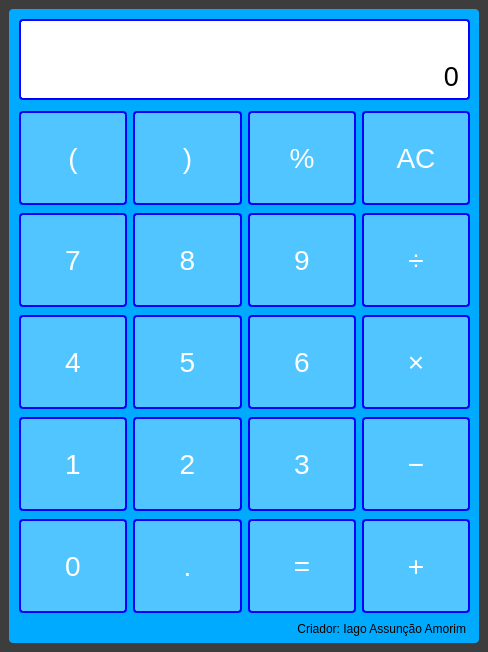
<?xml version="1.0" encoding="UTF-8"?>
<ui version="4.0">
 <class>Calculadora</class>
 <widget class="QMainWindow" name="Calculadora">
  <property name="geometry">
   <rect>
    <x>0</x>
    <y>0</y>
    <width>488</width>
    <height>652</height>
   </rect>
  </property>
  <property name="windowTitle">
   <string>Calculadora</string>
  </property>
  <property name="styleSheet">
   <string notr="true">background-color: rgb(61, 61, 61);</string>
  </property>
  <widget class="QWidget" name="centralwidget">
   <property name="layoutDirection">
    <enum>Qt::LeftToRight</enum>
   </property>
   <layout class="QHBoxLayout" name="horizontalLayout">
    <item>
     <widget class="QFrame" name="frame">
      <property name="minimumSize">
       <size>
        <width>470</width>
        <height>634</height>
       </size>
      </property>
      <property name="maximumSize">
       <size>
        <width>470</width>
        <height>634</height>
       </size>
      </property>
      <property name="styleSheet">
       <string notr="true">background-color: rgb(0, 170, 255);
border-radius: 4px;</string>
      </property>
      <property name="frameShape">
       <enum>QFrame::StyledPanel</enum>
      </property>
      <property name="frameShadow">
       <enum>QFrame::Raised</enum>
      </property>
      <widget class="QFrame" name="frame_2">
       <property name="geometry">
        <rect>
         <x>10</x>
         <y>10</y>
         <width>451</width>
         <height>81</height>
        </rect>
       </property>
       <property name="styleSheet">
        <string notr="true">QFrame{
	background-color: rgb(255, 255, 255);
	border: 2px solid rgb(0, 0, 255);
}</string>
       </property>
       <property name="frameShape">
        <enum>QFrame::StyledPanel</enum>
       </property>
       <property name="frameShadow">
        <enum>QFrame::Raised</enum>
       </property>
       <layout class="QVBoxLayout" name="verticalLayout">
        <item>
         <widget class="QLabel" name="display_1">
          <property name="font">
           <font>
            <pointsize>20</pointsize>
            <weight>50</weight>
            <bold>false</bold>
           </font>
          </property>
          <property name="layoutDirection">
           <enum>Qt::LeftToRight</enum>
          </property>
          <property name="styleSheet">
           <string notr="true">border: none;</string>
          </property>
          <property name="text">
           <string/>
          </property>
          <property name="alignment">
           <set>Qt::AlignRight|Qt::AlignTrailing|Qt::AlignVCenter</set>
          </property>
         </widget>
        </item>
        <item>
         <widget class="QLabel" name="display_2">
          <property name="font">
           <font>
            <pointsize>20</pointsize>
            <weight>50</weight>
            <bold>false</bold>
           </font>
          </property>
          <property name="layoutDirection">
           <enum>Qt::LeftToRight</enum>
          </property>
          <property name="styleSheet">
           <string notr="true">border: none;</string>
          </property>
          <property name="text">
           <string>0</string>
          </property>
          <property name="alignment">
           <set>Qt::AlignRight|Qt::AlignTrailing|Qt::AlignVCenter</set>
          </property>
         </widget>
        </item>
       </layout>
      </widget>
      <widget class="QWidget" name="gridLayoutWidget">
       <property name="geometry">
        <rect>
         <x>10</x>
         <y>100</y>
         <width>451</width>
         <height>511</height>
        </rect>
       </property>
       <layout class="QGridLayout" name="gridLayout">
        <item row="2" column="2">
         <widget class="QPushButton" name="btn_6">
          <property name="styleSheet">
           <string notr="true">QPushButton{	
	height: 90px;
	background-color: rgba(255, 255, 255, 80);
    color: white;
    border: 2px solid rgb(0, 0, 255);
	border-radius: 4px;
    text-align: center;
    text-decoration: none;
    display: inline-block;
    font-size: 28px;
}
QPushButton:hover{
	background-color: rgb(0, 0, 255);
	color: black;
}
QPushButton:pressed{
	background-color: rgb(0, 0, 255);
	color: black;
	border: 4px solid rgb(0, 0, 0, 0);
	border-radius: 8px;
}</string>
          </property>
          <property name="text">
           <string>6</string>
          </property>
         </widget>
        </item>
        <item row="2" column="3">
         <widget class="QPushButton" name="btn_mp">
          <property name="styleSheet">
           <string notr="true">QPushButton{	
	height: 90px;
	background-color: rgba(255, 255, 255, 80);
    color: white;
    border: 2px solid rgb(0, 0, 255);
	border-radius: 4px;
    text-align: center;
    text-decoration: none;
    display: inline-block;
    font-size: 28px;
}
QPushButton:hover{
	background-color: rgb(0, 0, 255);
	color: black;
}
QPushButton:pressed{
	background-color: rgb(0, 0, 255);
	color: black;
	border: 4px solid rgb(0, 0, 0, 0);
	border-radius: 8px;
}</string>
          </property>
          <property name="text">
           <string>×</string>
          </property>
         </widget>
        </item>
        <item row="1" column="3">
         <widget class="QPushButton" name="btn_div">
          <property name="styleSheet">
           <string notr="true">QPushButton{	
	height: 90px;
	background-color: rgba(255, 255, 255, 80);
    color: white;
    border: 2px solid rgb(0, 0, 255);
	border-radius: 4px;
    text-align: center;
    text-decoration: none;
    display: inline-block;
    font-size: 28px;
}
QPushButton:hover{
	background-color: rgb(0, 0, 255);
	color: black;
}
QPushButton:pressed{
	background-color: rgb(0, 0, 255);
	color: black;
	border: 4px solid rgb(0, 0, 0, 0);
	border-radius: 8px;
}</string>
          </property>
          <property name="text">
           <string>÷</string>
          </property>
         </widget>
        </item>
        <item row="0" column="1">
         <widget class="QPushButton" name="btn_fp">
          <property name="styleSheet">
           <string notr="true">QPushButton{	
	height: 90px;
	background-color: rgba(255, 255, 255, 80);
    color: white;
    border: 2px solid rgb(0, 0, 255);
	border-radius: 4px;
    text-align: center;
    text-decoration: none;
    display: inline-block;
    font-size: 28px;
}
QPushButton:hover{
	background-color: rgb(0, 0, 255);
	color: black;
}
QPushButton:pressed{
	background-color: rgb(0, 0, 255);
	color: black;
	border: 4px solid rgb(0, 0, 0, 0);
	border-radius: 8px;
}</string>
          </property>
          <property name="text">
           <string>)</string>
          </property>
         </widget>
        </item>
        <item row="1" column="1">
         <widget class="QPushButton" name="btn_8">
          <property name="styleSheet">
           <string notr="true">QPushButton{	
	height: 90px;
	background-color: rgba(255, 255, 255, 80);
    color: white;
    border: 2px solid rgb(0, 0, 255);
	border-radius: 4px;
    text-align: center;
    text-decoration: none;
    display: inline-block;
    font-size: 28px;
}
QPushButton:hover{
	background-color: rgb(0, 0, 255);
	color: black;
}
QPushButton:pressed{
	background-color: rgb(0, 0, 255);
	color: black;
	border: 4px solid rgb(0, 0, 0, 0);
	border-radius: 8px;
}</string>
          </property>
          <property name="text">
           <string>8</string>
          </property>
         </widget>
        </item>
        <item row="3" column="0">
         <widget class="QPushButton" name="btn_1">
          <property name="styleSheet">
           <string notr="true">QPushButton{	
	height: 90px;
	background-color: rgba(255, 255, 255, 80);
    color: white;
    border: 2px solid rgb(0, 0, 255);
	border-radius: 4px;
    text-align: center;
    text-decoration: none;
    display: inline-block;
    font-size: 28px;
}
QPushButton:hover{
	background-color: rgb(0, 0, 255);
	color: black;
}
QPushButton:pressed{
	background-color: rgb(0, 0, 255);
	color: black;
	border: 4px solid rgb(0, 0, 0, 0);
	border-radius: 8px;
}</string>
          </property>
          <property name="text">
           <string>1</string>
          </property>
         </widget>
        </item>
        <item row="1" column="2">
         <widget class="QPushButton" name="btn_9">
          <property name="styleSheet">
           <string notr="true">QPushButton{	
	height: 90px;
	background-color: rgba(255, 255, 255, 80);
    color: white;
    border: 2px solid rgb(0, 0, 255);
	border-radius: 4px;
    text-align: center;
    text-decoration: none;
    display: inline-block;
    font-size: 28px;
}
QPushButton:hover{
	background-color: rgb(0, 0, 255);
	color: black;
}
QPushButton:pressed{
	background-color: rgb(0, 0, 255);
	color: black;
	border: 4px solid rgb(0, 0, 0, 0);
	border-radius: 8px;
}</string>
          </property>
          <property name="text">
           <string>9</string>
          </property>
         </widget>
        </item>
        <item row="2" column="0">
         <widget class="QPushButton" name="btn_4">
          <property name="styleSheet">
           <string notr="true">QPushButton{	
	height: 90px;
	background-color: rgba(255, 255, 255, 80);
    color: white;
    border: 2px solid rgb(0, 0, 255);
	border-radius: 4px;
    text-align: center;
    text-decoration: none;
    display: inline-block;
    font-size: 28px;
}
QPushButton:hover{
	background-color: rgb(0, 0, 255);
	color: black;
}
QPushButton:pressed{
	background-color: rgb(0, 0, 255);
	color: black;
	border: 4px solid rgb(0, 0, 0, 0);
	border-radius: 8px;
}</string>
          </property>
          <property name="text">
           <string>4</string>
          </property>
         </widget>
        </item>
        <item row="0" column="2">
         <widget class="QPushButton" name="btn_pc">
          <property name="styleSheet">
           <string notr="true">QPushButton{	
	height: 90px;
	background-color: rgba(255, 255, 255, 80);
    color: white;
    border: 2px solid rgb(0, 0, 255);
	border-radius: 4px;
    text-align: center;
    text-decoration: none;
    display: inline-block;
    font-size: 28px;
}
QPushButton:hover{
	background-color: rgb(0, 0, 255);
	color: black;
}
QPushButton:pressed{
	background-color: rgb(0, 0, 255);
	color: black;
	border: 4px solid rgb(0, 0, 0, 0);
	border-radius: 8px;
}</string>
          </property>
          <property name="text">
           <string>%</string>
          </property>
         </widget>
        </item>
        <item row="1" column="0">
         <widget class="QPushButton" name="btn_7">
          <property name="styleSheet">
           <string notr="true">QPushButton{	
	height: 90px;
	background-color: rgba(255, 255, 255, 80);
    color: white;
    border: 2px solid rgb(0, 0, 255);
	border-radius: 4px;
    text-align: center;
    text-decoration: none;
    display: inline-block;
    font-size: 28px;
}
QPushButton:hover{
	background-color: rgb(0, 0, 255);
	color: black;
}
QPushButton:pressed{
	background-color: rgb(0, 0, 255);
	color: black;
	border: 4px solid rgb(0, 0, 0, 0);
	border-radius: 8px;
}</string>
          </property>
          <property name="text">
           <string>7</string>
          </property>
         </widget>
        </item>
        <item row="3" column="1">
         <widget class="QPushButton" name="btn_2">
          <property name="styleSheet">
           <string notr="true">QPushButton{	
	height: 90px;
	background-color: rgba(255, 255, 255, 80);
    color: white;
    border: 2px solid rgb(0, 0, 255);
	border-radius: 4px;
    text-align: center;
    text-decoration: none;
    display: inline-block;
    font-size: 28px;
}
QPushButton:hover{
	background-color: rgb(0, 0, 255);
	color: black;
}
QPushButton:pressed{
	background-color: rgb(0, 0, 255);
	color: black;
	border: 4px solid rgb(0, 0, 0, 0);
	border-radius: 8px;
}</string>
          </property>
          <property name="text">
           <string>2</string>
          </property>
         </widget>
        </item>
        <item row="2" column="1">
         <widget class="QPushButton" name="btn_5">
          <property name="styleSheet">
           <string notr="true">QPushButton{	
	height: 90px;
	background-color: rgba(255, 255, 255, 80);
    color: white;
    border: 2px solid rgb(0, 0, 255);
	border-radius: 4px;
    text-align: center;
    text-decoration: none;
    display: inline-block;
    font-size: 28px;
}
QPushButton:hover{
	background-color: rgb(0, 0, 255);
	color: black;
}
QPushButton:pressed{
	background-color: rgb(0, 0, 255);
	color: black;
	border: 4px solid rgb(0, 0, 0, 0);
	border-radius: 8px;
}</string>
          </property>
          <property name="text">
           <string>5</string>
          </property>
         </widget>
        </item>
        <item row="0" column="0">
         <widget class="QPushButton" name="btn_ap">
          <property name="styleSheet">
           <string notr="true">QPushButton{	
	height: 90px;
	background-color: rgba(255, 255, 255, 80);
    color: white;
    border: 2px solid rgb(0, 0, 255);
	border-radius: 4px;
    text-align: center;
    text-decoration: none;
    display: inline-block;
    font-size: 28px;
}
QPushButton:hover{
	background-color: rgb(0, 0, 255);
	color: black;
}
QPushButton:pressed{
	background-color: rgb(0, 0, 255);
	color: black;
	border: 4px solid rgb(0, 0, 0, 0);
	border-radius: 8px;
}</string>
          </property>
          <property name="text">
           <string>(</string>
          </property>
         </widget>
        </item>
        <item row="3" column="2">
         <widget class="QPushButton" name="btn_3">
          <property name="styleSheet">
           <string notr="true">QPushButton{	
	height: 90px;
	background-color: rgba(255, 255, 255, 80);
    color: white;
    border: 2px solid rgb(0, 0, 255);
	border-radius: 4px;
    text-align: center;
    text-decoration: none;
    display: inline-block;
    font-size: 28px;
}
QPushButton:hover{
	background-color: rgb(0, 0, 255);
	color: black;
}
QPushButton:pressed{
	background-color: rgb(0, 0, 255);
	color: black;
	border: 4px solid rgb(0, 0, 0, 0);
	border-radius: 8px;
}</string>
          </property>
          <property name="text">
           <string>3</string>
          </property>
         </widget>
        </item>
        <item row="3" column="3">
         <widget class="QPushButton" name="btn_menos">
          <property name="styleSheet">
           <string notr="true">QPushButton{	
	height: 90px;
	background-color: rgba(255, 255, 255, 80);
    color: white;
    border: 2px solid rgb(0, 0, 255);
	border-radius: 4px;
    text-align: center;
    text-decoration: none;
    display: inline-block;
    font-size: 28px;
}
QPushButton:hover{
	background-color: rgb(0, 0, 255);
	color: black;
}
QPushButton:pressed{
	background-color: rgb(0, 0, 255);
	color: black;
	border: 4px solid rgb(0, 0, 0, 0);
	border-radius: 8px;
}</string>
          </property>
          <property name="text">
           <string>−</string>
          </property>
         </widget>
        </item>
        <item row="0" column="3">
         <widget class="QPushButton" name="btn_ac">
          <property name="styleSheet">
           <string notr="true">QPushButton{	
	height: 90px;
	background-color: rgba(255, 255, 255, 80);
    color: white;
    border: 2px solid rgb(0, 0, 255);
	border-radius: 4px;
    text-align: center;
    text-decoration: none;
    display: inline-block;
    font-size: 28px;
}
QPushButton:hover{
	background-color: rgb(0, 0, 255);
	color: black;
}
QPushButton:pressed{
	background-color: rgb(0, 0, 255);
	color: black;
	border: 4px solid rgb(0, 0, 0, 0);
	border-radius: 8px;
}</string>
          </property>
          <property name="text">
           <string>AC</string>
          </property>
         </widget>
        </item>
        <item row="4" column="0">
         <widget class="QPushButton" name="btn_0">
          <property name="styleSheet">
           <string notr="true">QPushButton{	
	height: 90px;
	background-color: rgba(255, 255, 255, 80);
    color: white;
    border: 2px solid rgb(0, 0, 255);
	border-radius: 4px;
    text-align: center;
    text-decoration: none;
    display: inline-block;
    font-size: 28px;
}
QPushButton:hover{
	background-color: rgb(0, 0, 255);
	color: black;
}
QPushButton:pressed{
	background-color: rgb(0, 0, 255);
	color: black;
	border: 4px solid rgb(0, 0, 0, 0);
	border-radius: 8px;
}</string>
          </property>
          <property name="text">
           <string>0</string>
          </property>
         </widget>
        </item>
        <item row="4" column="1">
         <widget class="QPushButton" name="btn_ponto">
          <property name="styleSheet">
           <string notr="true">QPushButton{	
	height: 90px;
	background-color: rgba(255, 255, 255, 80);
    color: white;
    border: 2px solid rgb(0, 0, 255);
	border-radius: 4px;
    text-align: center;
    text-decoration: none;
    display: inline-block;
    font-size: 28px;
}
QPushButton:hover{
	background-color: rgb(0, 0, 255);
	color: black;
}
QPushButton:pressed{
	background-color: rgb(0, 0, 255);
	color: black;
	border: 4px solid rgb(0, 0, 0, 0);
	border-radius: 8px;
}</string>
          </property>
          <property name="text">
           <string>.</string>
          </property>
         </widget>
        </item>
        <item row="4" column="2">
         <widget class="QPushButton" name="btn_igual">
          <property name="styleSheet">
           <string notr="true">QPushButton{	
	height: 90px;
	background-color: rgba(255, 255, 255, 80);
    color: white;
    border: 2px solid rgb(0, 0, 255);
	border-radius: 4px;
    text-align: center;
    text-decoration: none;
    display: inline-block;
    font-size: 28px;
}
QPushButton:hover{
	background-color: rgb(0, 0, 255);
	color: black;
}
QPushButton:pressed{
	background-color: rgb(0, 0, 255);
	color: black;
	border: 4px solid rgb(0, 0, 0, 0);
	border-radius: 8px;
}</string>
          </property>
          <property name="text">
           <string>=</string>
          </property>
         </widget>
        </item>
        <item row="4" column="3">
         <widget class="QPushButton" name="btn_mais">
          <property name="styleSheet">
           <string notr="true">QPushButton{	
	height: 90px;
	background-color: rgba(255, 255, 255, 80);
    color: white;
    border: 2px solid rgb(0, 0, 255);
	border-radius: 4px;
    text-align: center;
    text-decoration: none;
    display: inline-block;
    font-size: 28px;
}
QPushButton:hover{
	background-color: rgb(0, 0, 255);
	color: black;
}
QPushButton:pressed{
	background-color: rgb(0, 0, 255);
	color: black;
	border: 4px solid rgb(0, 0, 0, 0);
	border-radius: 8px;
}</string>
          </property>
          <property name="text">
           <string>+</string>
          </property>
         </widget>
        </item>
       </layout>
      </widget>
      <widget class="QLabel" name="label">
       <property name="geometry">
        <rect>
         <x>16</x>
         <y>609</y>
         <width>441</width>
         <height>21</height>
        </rect>
       </property>
       <property name="styleSheet">
        <string notr="true">background-color: rgba(255, 255, 255, 0);</string>
       </property>
       <property name="text">
        <string>Criador: Iago Assunção Amorim</string>
       </property>
       <property name="alignment">
        <set>Qt::AlignRight|Qt::AlignTrailing|Qt::AlignVCenter</set>
       </property>
      </widget>
     </widget>
    </item>
   </layout>
  </widget>
 </widget>
 <resources/>
 <connections/>
</ui>
